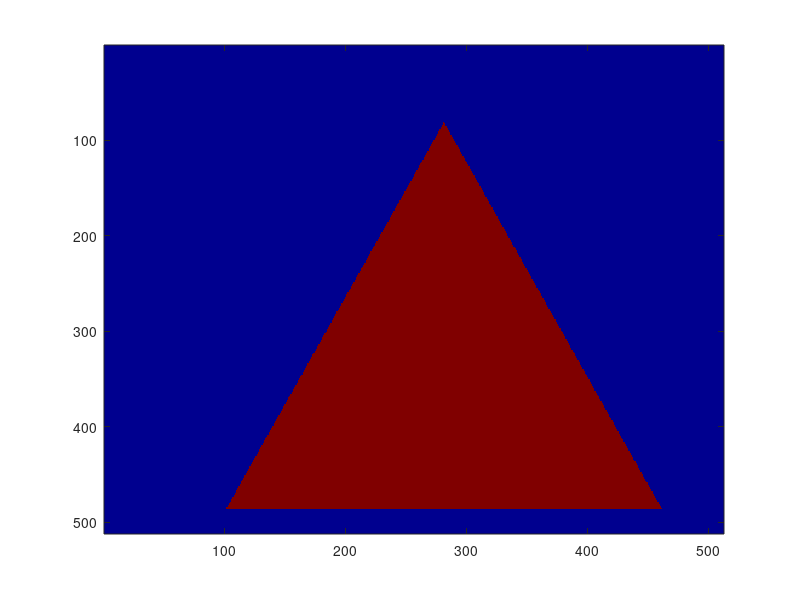

The MATLAB script that drew this image:
%% INITIALIZE 
close all 
clear 
clc

%% DASHBOARD
Sx =1;
Sy = 1;

Nx = 512; %number of cells 
Ny = 512; % number of cells 

ShifterX = floor(Nx/10); 
ShifterY = floor(Ny/10); 

% width and height
w= .8*Sx; 
h= .9*Sy; 

dx = Sx/Nx; 
dy = Sy/Ny; 

ny = round(h/dy); %number of cells for the object

ny1 = ShifterY+ floor((Ny-ny)/2); % centering of object [index]
ny2 = ny1 + ny - ShifterY; % index2

ER = zeros(Nx, Ny); 

for ny= ny1:ny2
    ffactor = (ny-ny1+ShifterY)/(ny2-ny1+ShifterY); % function for different fractions 
    nx = round(ffactor*w/dx); 
    nx1 = ShifterX + floor((Nx-nx)/2); 
    nx2 = nx1 + nx -ShifterX; 
    ER(nx1:nx2, ny) = 1; 
end 

% Refractive index 
n1 =1; 
n2 = 1.5; 
ER = ER*n2 + (1-ER)*n1; 
imagesc(ER'); 
colormap(jet); 
    
    
    